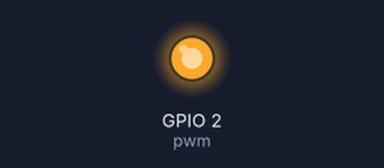
A program run on a simulated ESP8266 board running MicroPython. Shown: output pins drawn as LEDs (lit = HIGH). What the program prints to the serial console is not drawn.

Above: at 0.05 s.
At 2.05 s:
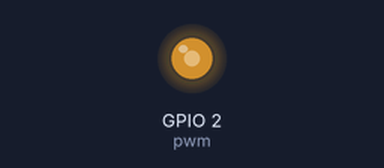
At 3.9 s:
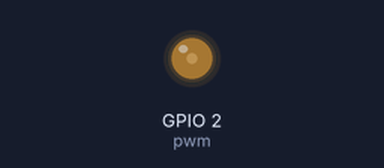
At 10.3 s:
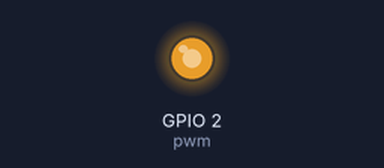
Timing chart, 0 to 14.7 s (numbered marks = the images above):
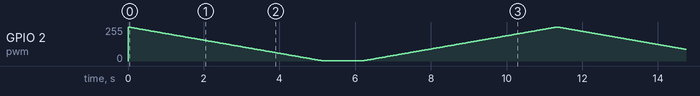

The program:

pwm.py
```python
import time

from machine import Pin, PWM

def fade_out(pwm):
	for i in range(0, 1024):
		pwm.duty(i)
		time.sleep_ms(5)

def fade_in(pwm):
	for i in range(0, 1024):
		pwm.duty(1024 - i)
		time.sleep_ms(5)

pwm = PWM(Pin(2))

print ("Blinking with PWM")

for i in range(0, 5):
	fade_in(pwm)
	time.sleep(1)
	fade_out(pwm)

print("Done")
```
